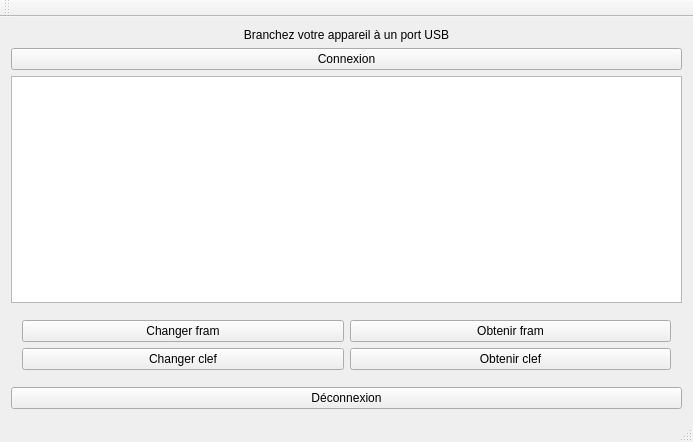
<?xml version="1.0" encoding="UTF-8"?>
<ui version="4.0">
 <class>MainWindow</class>
 <widget class="QMainWindow" name="MainWindow">
  <property name="geometry">
   <rect>
    <x>0</x>
    <y>0</y>
    <width>693</width>
    <height>442</height>
   </rect>
  </property>
  <property name="windowTitle">
   <string>Password Wallet Editor</string>
  </property>
  <widget class="QWidget" name="centralWidget">
   <layout class="QVBoxLayout" name="verticalLayout_2">
    <item>
     <widget class="QLabel" name="labelConnect">
      <property name="text">
       <string>Branchez votre appareil à un port USB</string>
      </property>
      <property name="alignment">
       <set>Qt::AlignCenter</set>
      </property>
     </widget>
    </item>
    <item>
     <widget class="QPushButton" name="buttonConnect">
      <property name="text">
       <string>Connexion</string>
      </property>
     </widget>
    </item>
    <item>
     <widget class="QPlainTextEdit" name="textArea"/>
    </item>
    <item>
     <widget class="QWidget" name="widgetAction" native="true">
      <layout class="QVBoxLayout" name="verticalLayout">
       <item>
        <layout class="QGridLayout" name="gridLayout">
         <item row="0" column="0">
          <widget class="QPushButton" name="buttonSetFram">
           <property name="text">
            <string>Changer fram</string>
           </property>
          </widget>
         </item>
         <item row="0" column="1">
          <widget class="QPushButton" name="buttonGetFram">
           <property name="text">
            <string>Obtenir fram</string>
           </property>
          </widget>
         </item>
         <item row="1" column="0">
          <widget class="QPushButton" name="buttonSetKey">
           <property name="text">
            <string>Changer clef</string>
           </property>
          </widget>
         </item>
         <item row="1" column="1">
          <widget class="QPushButton" name="buttonGetKey">
           <property name="text">
            <string>Obtenir clef</string>
           </property>
          </widget>
         </item>
        </layout>
       </item>
      </layout>
     </widget>
    </item>
    <item>
     <widget class="QPushButton" name="buttonDisconnect">
      <property name="text">
       <string>Déconnexion</string>
      </property>
     </widget>
    </item>
   </layout>
  </widget>
  <widget class="QMenuBar" name="menuBar">
   <property name="geometry">
    <rect>
     <x>0</x>
     <y>0</y>
     <width>693</width>
     <height>26</height>
    </rect>
   </property>
  </widget>
  <widget class="QToolBar" name="mainToolBar">
   <attribute name="toolBarArea">
    <enum>TopToolBarArea</enum>
   </attribute>
   <attribute name="toolBarBreak">
    <bool>false</bool>
   </attribute>
  </widget>
  <widget class="QStatusBar" name="statusBar"/>
 </widget>
 <layoutdefault spacing="6" margin="11"/>
 <resources/>
 <connections/>
</ui>
